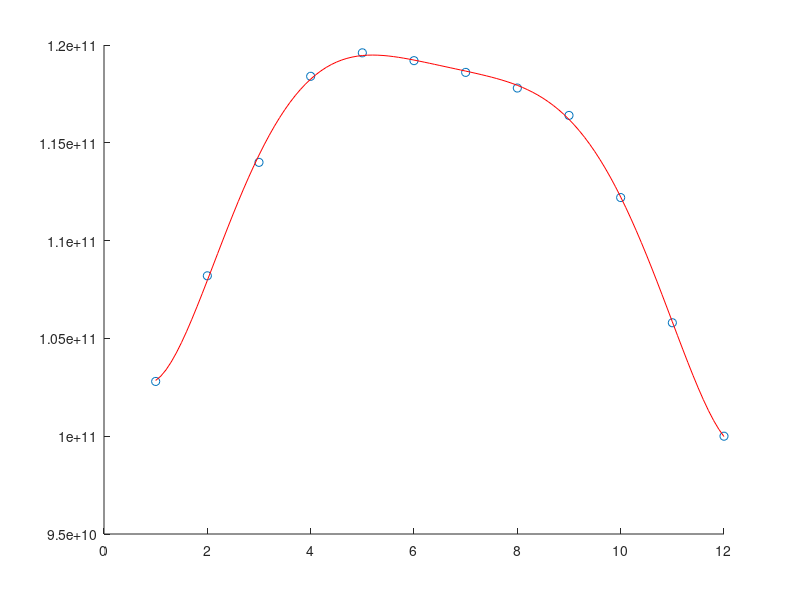

Reproduce this figure in MATLAB.
% density change in year
clc;close all;clear;
densitychangeinyear=importdata('100kmdensitychangeinyear.csv',',',1);
densitychangeinyear=densitychangeinyear.data;
monthchange=zeros(12,1);
month=densitychangeinyear(1:end,1);
for i=1:12
    monthchange(i,1)=mean(densitychangeinyear(i,4:8));
end


figure(1)
hold on
scatter(month,monthchange)
[P,res] = polyfit(month,monthchange,6);
month2=1:0.1:12;
monthchange2=polyval(P,month2);
plot(month2,monthchange2,'r')
hold off
n=res.normr;
y=sum((monthchange-mean(monthchange)).^2);
R2=1.0-((n^2)/y);